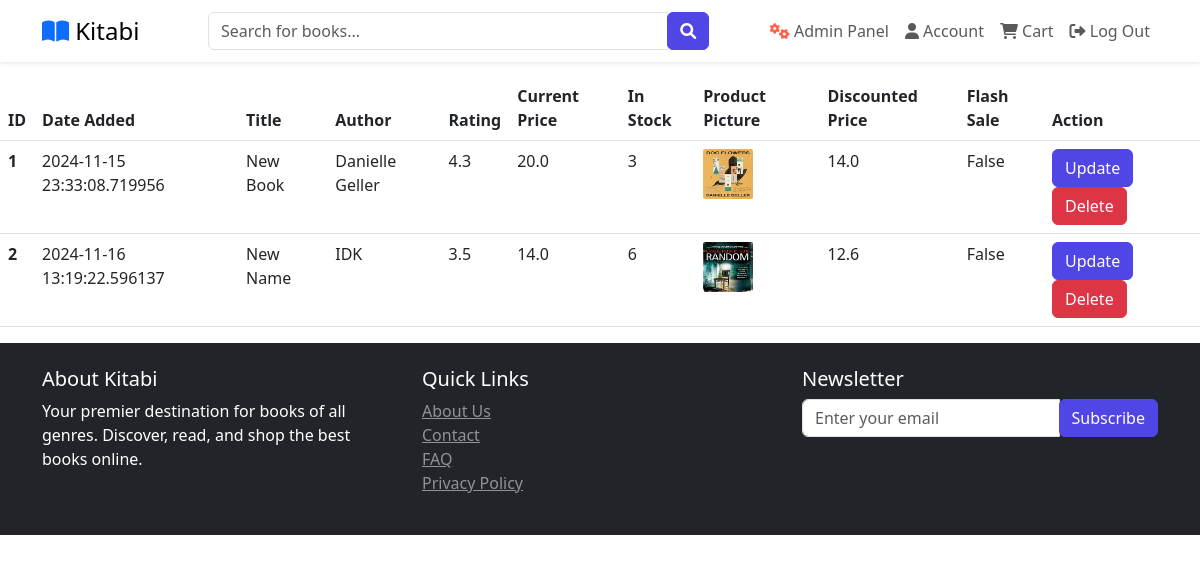
The page /shop-items (signed in) on the database its author committed.
### website/models.py (models this page shows, shortened)
class Product(db.Model):
    id = db.Column(db.Integer, primary_key = True)
    product_name = db.Column(db.String(100), nullable = False)
    author = db.Column(db.String(100), nullable = False)
    rating = db.Column(db.Float, nullable = False)
    current_price = db.Column(db.Float, nullable = False)
    in_stock = db.Column(db.Integer, nullable = False)
    promotion_percentage = db.Column(db.Integer, default=0)  # New field for promotion
    discounted_price = db.Column(db.Float, nullable=True)
    product_picture = db.Column(db.String(1000), nullable=False)
    flash_sale = db.Column(db.Boolean, default = False)
    date_added = db.Column(db.DateTime, default = datetime.utcnow)
    carts = db.relationship('Cart', backref=db.backref('product', lazy=True))
    orders = db.relationship('Order', backref=db.backref('product'), lazy=True)

### website/admin.py (the view)
@admin.route('/shop-items', methods=['GET', 'POST'])
@login_required
def shop_items():
    if current_user.id == 1:
        items = Product.query.order_by(Product.date_added).all()
        return render_template('shop_items.html', items=items)
    return render_template('404.html')

### website/__init__.py (called while the page is built)
def create_app():
    app = Flask(__name__)
    app.config['SECRET_KEY'] = 'test12345'
    app.config['SQLALCHEMY_DATABASE_URI'] = f'sqlite:///{DB_NAME}'
    db.init_app(app)
    @app.errorhandler(404)
    def page_not_found(error):
        return render_template('404.html')
    login_manager.init_app(app)
    login_manager.login_view = 'auth.login'
    @login_manager.user_loader
    def load_user(id):
        return  Customer.query.get(int(id))
    from .views import views
    from .auth import auth
    from .admin import admin
    from .models import Customer, Cart, Product, Order
    app.register_blueprint(views, url_prefix='/') #localhost:4000/about-us
    app.register_blueprint(auth, url_prefix='/') #localhost:4000/auth/change-password
    app.register_blueprint(admin, url_prefix='/')
    with app.app_context():
        create_database()
    return app

### website/templates/shop_items.html (shortened to what this page needs)
{% extends 'base.html' %}
{% block body %}
{% if items | length < 1 %}
    <h3 >No Shop Items Available</h3>
{% else %}
    <div style="overflow-x: auto;">
        <table class="table table table-hover">
            <thead>
                <tr>
                    <th scope="col">ID</th>
                    <th scope="col">Date Added</th>
                    <th scope="col">Title</th>
                    <th scope="col">Author</th>
                    <th scope="col">Rating</th>
                    <th scope="col">Current Price</th>
                    <th scope="col">In Stock</th>
                    <th scope="col">Product Picture</th>
                    <th scope="col">Discounted Price</th>
                    <th scope="col">Flash Sale</th>
                    <th scope="col">Action</th>
                </tr>
            </thead>
            <tbody>
                {% for item in items %}
                    <tr>
                        <th scope="row">{{ item.id }}</th>
                        <td>{{ item.date_added }}</td>
                        <td>{{ item.product_name }}</td>
                        <td>{{ item.author }}</td>
                        <td>{{ item.rating }}</td>
                        <td>{{ item.current_price }}</td>
                        <td>{{ item.in_stock }}</td>
                        <td><img src="{{ item.product_picture }}" alt="" style="height: 50px; width: 50px; border-radius: 2px;"></td>
                        <td>{{ item.discounted_price}}</td>
                        <td>{{ item.flash_sale }}</td>
                        <td>
                            <a href="/update-item/{{item.id}}" class="btn btn-primary">Update</a>
                            <a href="/delete-item/{{item.id}}" class="btn btn-danger" onclick="return confirm('Are you sure you want to delete this item?')">Delete</a>
                        </td>
                    </tr>
                {% endfor %}
            </tbody>
        </table>
    </div>
{% endif %}
{% endblock %}

### website/static/css/style.css (style rules this page uses)
:root { --primary-color: #4f46e5; --secondary-color: #818cf8; --dark-color: #1f2937; --light-color: #f3f4f6; }
body { font-family: 'Segoe UI', Tahoma, Geneva, Verdana, sans-serif; padding-top: 76px; margin: 0; }
.btn-primary { background-color: var(--primary-color); border-color: var(--primary-color); }

### rows shown on the page
Product: id "1", date_added "2024-11-15 23:33:08.719956", product_name "New Book", author "Danielle Geller", rating "4.3", current_price "20.0", in_stock "3", product_picture (picture), discounted_price "14.0", flash_sale "False"
Product: id "2", date_added "2024-11-16 13:19:22.596137", product_name "New Name", author "IDK", rating "3.5", current_price "14.0", in_stock "6", product_picture (picture), discounted_price "12.6", flash_sale "False"
